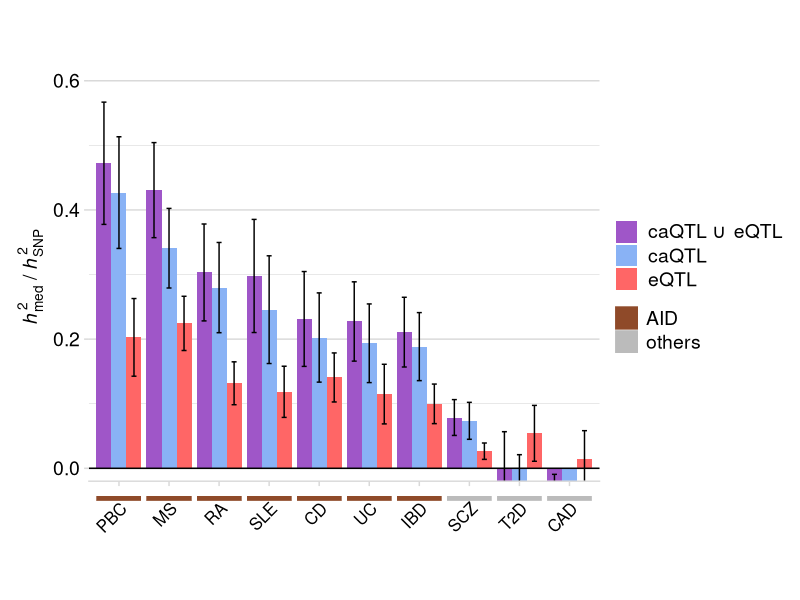
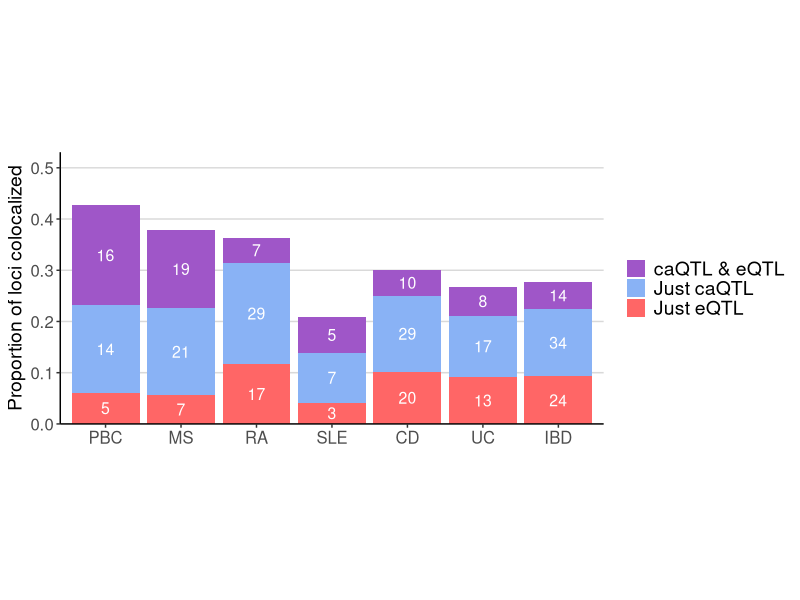
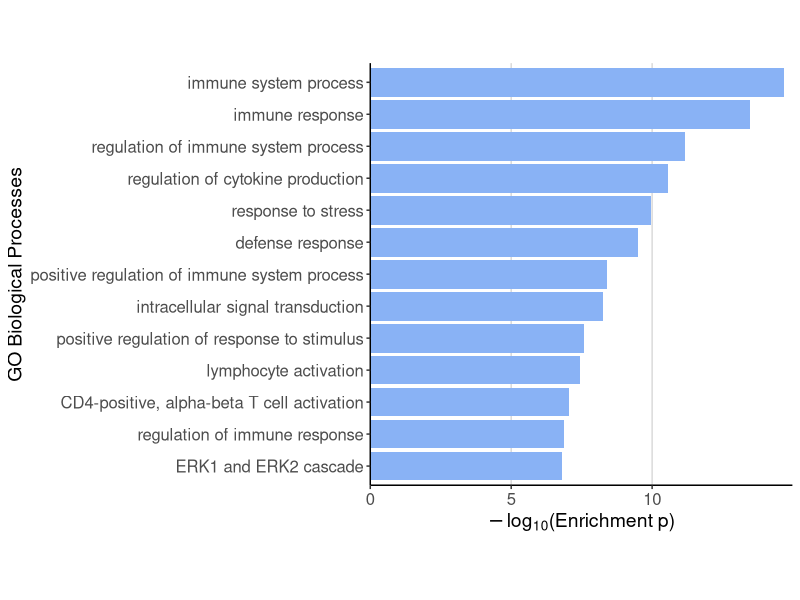

Here is the R script that generated these plots, in order:
library(ggplot2)
library(forcats)
library(cowplot)
library(patchwork)
library(dplyr)
library(qvalue)


## Figure 2A - h2med of ATAC & RNA vs. ATAC vs. RNA
mesc_three <- read.table("../data/Fig2/ATAC_RNA_joint.mesc.results.bytype.070423.txt", header=T)

p_bars_joint <- 
  mesc_three %>%  mutate(QTL = factor(QTL, levels=c("ATAC_RNA", "ATAC", "RNA"))) %>%
  ggplot(aes(x=fct_reorder(GWAS, h2med_prop, .desc=T), group=QTL)) + theme_minimal_hgrid() +
  geom_col( aes(y=h2med_prop, fill= QTL), position = "dodge") +
  geom_errorbar( aes(ymin=h2med_prop-se_h2med_prop, ymax=h2med_prop+se_h2med_prop),position=position_dodge(width = 0.90), width=0.3, colour="black") +
  theme(axis.title.x = element_blank(), axis.title.y = element_text(size=14), 
        axis.text.x = element_blank(), axis.text.y = element_text(size=14),
        legend.title = element_blank(), legend.text = element_text(size=14),
        legend.text.align = 0, legend.key.size = unit(0.6, 'cm'),
        aspect.ratio = 0.8) +
  geom_hline(yintercept = 0) +
  scale_y_continuous(expand = expansion(mult = c(0, .02))) +
  background_grid(major = 'y', minor='y') +
  scale_fill_manual(labels = c(expression("caQTL "*textstyle(union())*" eQTL"),"caQTL", "eQTL"), values = c("#9F56C8","#89B2F5", "#FF6666")) +
  coord_cartesian(ylim=c(-0.02, 0.6)) +
  ylab(expression(italic(h)["med"]^{2}*" / "*italic(h)["SNP"]^2))
  
p_tile_new <- ggplot(mesc_three, aes(x=fct_reorder(GWAS, h2med_prop, .desc=T), group=QTL)) + theme_void() +
  geom_tile(aes(y=-0.5, fill=Type), color = 'white', height=0.1, width=0.9, show.legend = T) +
  theme(axis.title.x = element_blank(), axis.title.y = element_blank(), 
        axis.text.x = element_text(size=12, angle=45, vjust = 1, hjust=1), axis.text.y = element_blank(),
        legend.title = element_blank(), legend.text = element_text(size=14), legend.key.size = unit(0.6, 'cm'),
        aspect.ratio = 0.01) +
  scale_y_continuous(expand = expansion(mult = c(0, 0))) +
  scale_fill_manual(values = c("#8F4A29", "#BBBBBB"))

p_2A <- p_bars_joint+p_tile_new + plot_layout(nrow=2,guides = 'collect')

ggsave('../figures/Fig2/Figure2A.pdf', 
       plot = p_2A, 
       width=150, height=90, units="mm")


## Figure 2C - Colocalization
loci_count_geuvadis <- read.table('../data/Fig2/caqtl_geuvadis_2.gwas_pw.loci_count.062323.txt', header = T)


p_2C <- loci_count_geuvadis %>% 
  mutate(IMD = factor(IMD, levels=c("PBC", "MS", "RA", "JIA", "SLE", "CD","UC", "IBD", "ATD", "VIT", "AST", "ALL"))) %>%
  ggplot(aes(x=IMD, y=n_loci/Total, fill= Type)) + geom_col() + 
  geom_text(aes(label = n_loci), position = position_stack(vjust = 0.5), color="white", size=4) + 
  theme_classic() +   background_grid(major = 'y') +
  scale_y_continuous(limits = c(0,0.52), expand = expansion(mult = c(0, .02))) +
  scale_fill_manual(labels = c("caQTL & eQTL","Just caQTL", "Just eQTL"), values = c("#9F56C8","#89B2F5", "#FF6666")) +
  labs(y="Proportion of loci colocalized") + 
  theme(axis.title.x = element_blank(), axis.title.y = element_text(size=14), 
        axis.text.x = element_text(size=12), axis.text.y = element_text(size=12),
        legend.title = element_blank(), legend.text = element_text(size=14), legend.key.size = unit(0.5, 'cm'),
        aspect.ratio = 0.5)



ggsave('../figures/Fig2/Figure2C.pdf', 
       plot = p_2C, 
       width=180, height=100, units="mm")


### GO enrichment of ATAC only peaks
great_enrichment <- read.table('../data/Fig2/GREAT_caQTL_only_peaks.txt', header = T, sep='\t')

p_2E <- great_enrichment %>% slice(1:13) %>%
  ggplot(aes(x=-log10(pvalue), y=fct_reorder(GO_biological_processes, pvalue, .desc=T))) + geom_col( fill='#89B2F5') +
  theme_classic() +   background_grid(major = 'x') +
  scale_x_continuous(expand = expansion(mult = c(0, .02))) +
  labs(x=expression(-log[10]*"(Enrichment p)"), y="GO Biological Processes") +
  theme(axis.title.x = element_text(size=14), axis.title.y = element_text(size=14), 
        axis.text.x = element_text(size=12), axis.text.y = element_text(size=12),
        aspect.ratio = 1
  )


ggsave('../figures/Fig2/Figure2E.pdf', 
       plot = p_2E, 
       width=180, height=120, units="mm")
